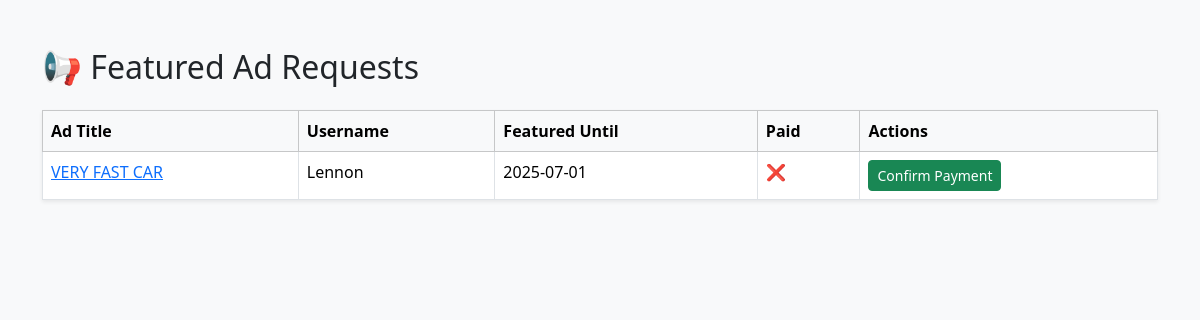
The page /admin/feature-requests (signed in) on the database as committed earlier.
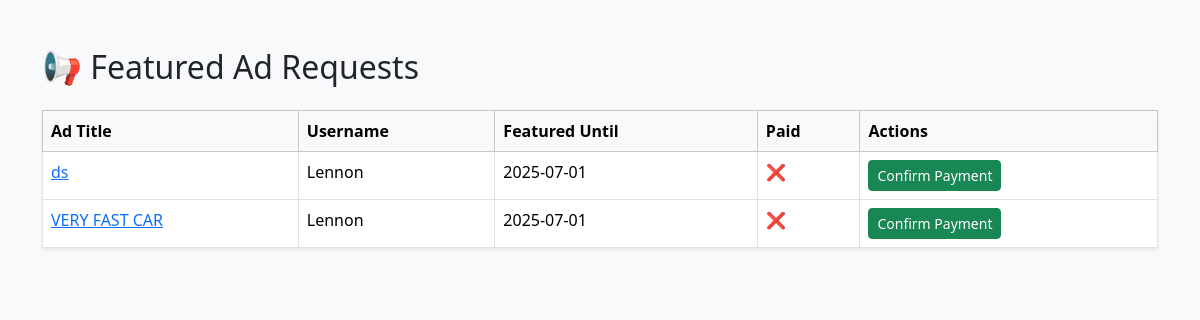
The same page on the database as committed later.
### models.py (models this page shows, shortened)
class Ad(db.Model):
    id = db.Column(db.Integer, primary_key=True)
    title = db.Column(db.String(100))
    description = db.Column(db.Text)
    price = db.Column(db.String(50))
    category = db.Column(db.String(50))
    contact = db.Column(db.String(100))
    location = db.Column(db.String(100))
    user_id = db.Column(db.Integer, db.ForeignKey('user.id'), nullable=False)
    is_sold = db.Column(db.Boolean, default=False)
    created_at = db.Column(db.DateTime, default=datetime.utcnow)
    is_paid = db.Column(db.Boolean, default=False)
    is_featured = db.Column(db.Boolean, default=False)
    feature_expiry = db.Column(db.DateTime, nullable=True)
    images = db.relationship('Image', backref='ad', lazy=True, cascade="all, delete-orphan")

class User(db.Model):
    id = db.Column(db.Integer, primary_key=True)
    username = db.Column(db.String(80), unique=True, nullable=False)
    email = db.Column(db.String(120), unique=True, nullable=False)
    password_hash = db.Column(db.String(128), nullable=False)
    profile_pic = db.Column(db.String(255), nullable=False, default='default-profile.png')
    is_admin = db.Column(db.Boolean, default=False)
    created_at = db.Column(db.DateTime, default=datetime.utcnow)
    is_verified = db.Column(db.Boolean, default=False)
    ads = db.relationship('Ad', backref='owner', lazy=True)
    sent_conversations = db.relationship('Conversation', foreign_keys='Conversation.seller_id', backref='seller', lazy=True)
    received_conversations = db.relationship('Conversation', foreign_keys='Conversation.buyer_id', backref='buyer', lazy=True)
    activities = db.relationship('ActivityLog', backref='user', lazy=True)
    ratings_given = db.relationship('Rating', foreign_keys='Rating.reviewer_id', backref='reviewer', lazy=True)
    ratings_received = db.relationship('Rating', foreign_keys='Rating.reviewed_id', backref='reviewed', lazy=True)

### app.py (the view)
@app.route('/admin/feature-requests')
@admin_required
def admin_feature_requests():
    pending_ads = Ad.query.filter_by(is_featured=True).order_by(Ad.feature_expiry.desc()).all()
    return render_template('admin_feature_requests.html', ads=pending_ads)

### app.py (called while the page is built)
def admin_required(f):
    @wraps(f)
    def decorated_function(*args, **kwargs):
        user_id = session.get('user_id')
        if not user_id:
            flash("Please log in first.", "warning")
            return redirect(url_for('login'))
        user = User.query.get(user_id)
        if not user:
            flash("User not found.", "danger")
            return redirect(url_for('login'))
        print(f"DEBUG: Logged in as {user.username}, admin status: {user.is_admin}")  # Debug
        if not user.is_admin:
            return render_template("403.html"), 403
        return f(*args, **kwargs)
    return decorated_function

### templates/admin_feature_requests.html (shortened to what this page needs)
<!DOCTYPE html>
<html lang="en">
<head>
  <link href="https://cdn.jsdelivr.net/npm/bootstrap@5.3.3/dist/css/bootstrap.min.css" rel="stylesheet" />
</head>
<body class="bg-light">
<div class="container my-5">
  <h2 class="mb-4">📢 Featured Ad Requests</h2>
  {% if ads %}
    <table class="table table-bordered bg-white shadow-sm">
      <thead class="table-light">
        <tr>
          <th>Ad Title</th>
          <th>Username</th>
          <th>Featured Until</th>
          <th>Paid</th>
          <th>Actions</th>
        </tr>
      </thead>
      <tbody>
        {% for ad in ads %}
          <tr>
            <td><a href="{{ url_for('view_ad', ad_id=ad.id) }}">{{ ad.title }}</a></td>
            <td>{{ ad.owner.username }}</td>
            <td>{{ ad.feature_expiry.strftime('%Y-%m-%d') if ad.feature_expiry }}</td>
            <td>
              {% if ad.is_paid %}
                ✅
              {% else %}
                ❌
              {% endif %}
            </td>
            <td>
              {% if not ad.is_paid %}
                <form action="{{ url_for('confirm_feature_payment', ad_id=ad.id) }}" method="POST" style="display:inline;">
                  <button class="btn btn-success btn-sm">Confirm Payment</button>
                </form>
              {% endif %}
            </td>
          </tr>
        {% endfor %}
      </tbody>
    </table>
  {% else %}
    <div class="alert alert-info">No featured ad requests yet.</div>
  {% endif %}
</div>
</body>
</html>

Rows that differ between the two databases and show on the page:
now on this page (row edited): Ad: title "ds", owner.username "Lennon", feature_expiry "2025-07-01"
